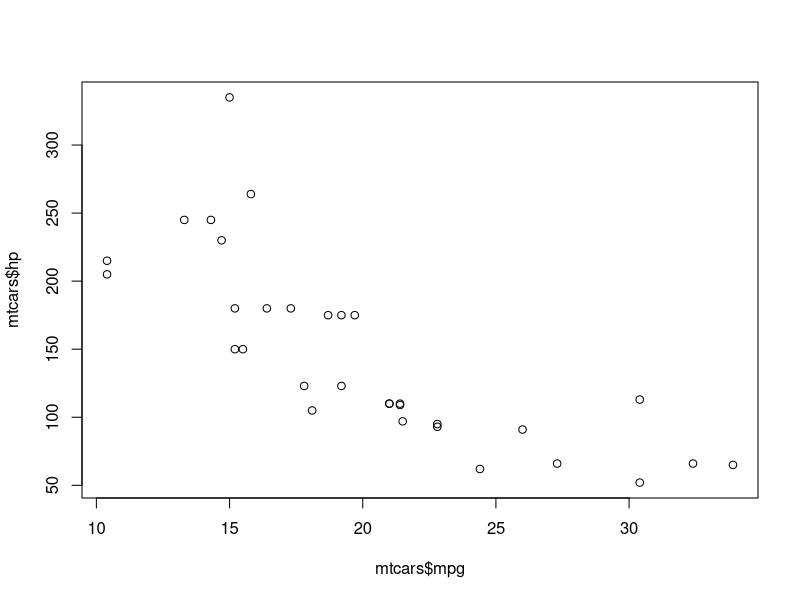
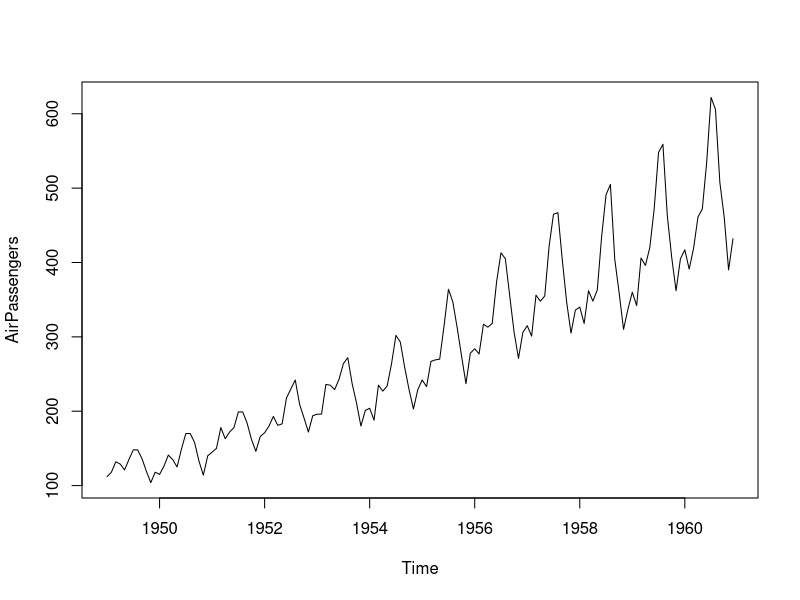
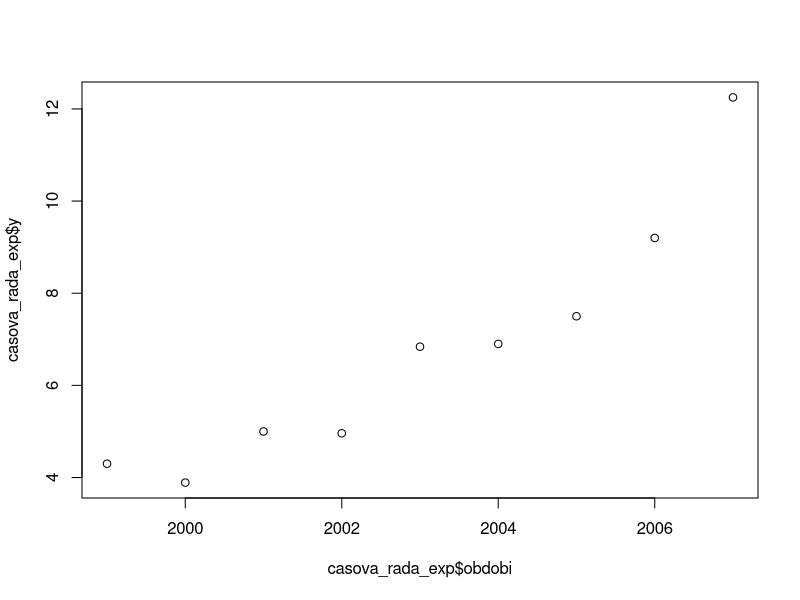

The R script that drew these images, in order: (Note: this script raises an error after producing the figures.)
# data
mtcars

# Korelace
cor(mtcars$mpg, mtcars$hp)
cor.test(mtcars$mpg, mtcars$hp)

plot(mtcars$mpg, mtcars$hp)

cor(mtcars)

# Časové řady
AirPassengers

plot(AirPassengers)

casova_rada <- data.frame(y = AirPassengers,
                          obdobi = time(AirPassengers))

casova_rada$t <- 1:nrow(casova_rada)
casova_rada$t_2 <- casova_rada$t^2

fit_primka <- lm(formula = y ~ t,
                 data = casova_rada)

fit_parabola <- lm(formula = y ~ t + t_2,
                 data = casova_rada)

summary(fit_primka)
summary(fit_parabola)

# Exponenciální trend
casova_rada_exp <- data.frame(y = c(4.3, 3.89, 5, 4.96, 6.84, 6.9, 7.5, 9.2, 12.25),
                              obdobi = 1999:2007)

plot(casova_rada_exp$y ~ casova_rada_exp$obdobi)

casova_rada_exp$t <- 1:nrow(casova_rada_exp)
casova_rada_exp$y_ln <- log(casova_rada_exp$y)

fit_primka <- lm(formula = y_ln ~ t,
                 data = casova_rada_exp)

summary(fit_primka)

# po transformaci zpět
exp(1.18761) * exp(0.13185)^t